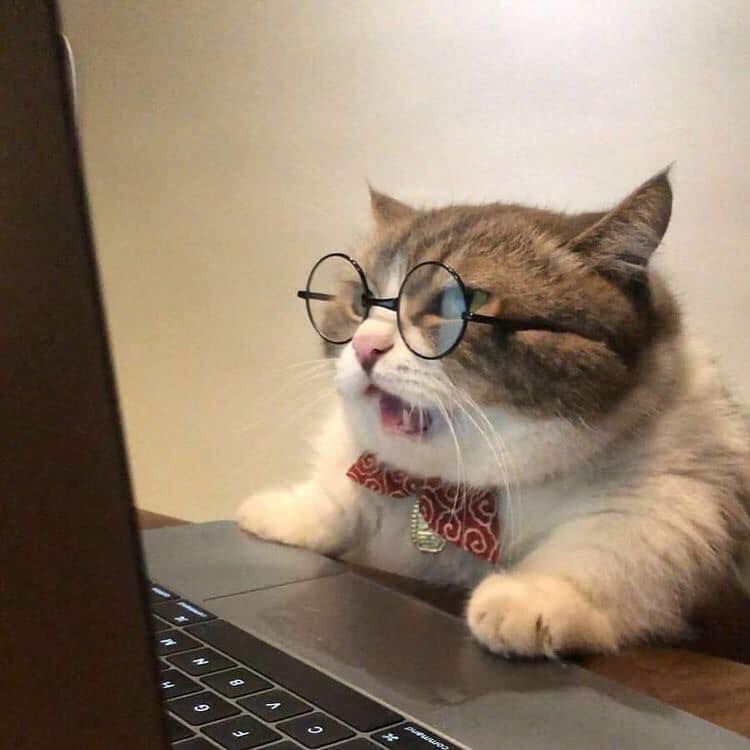
#> input picture BUOI6/vd/pic1.jpg, 750 x 750 px
$ python vidu2.py
#> lines starting #> are read from the running program, lines starting #| are printed output that depends on the picture
import cv2

import numpy as np
import matplotlib.pyplot as plt
img = cv2.imread('pic1.jpg',cv2.IMREAD_GRAYSCALE)
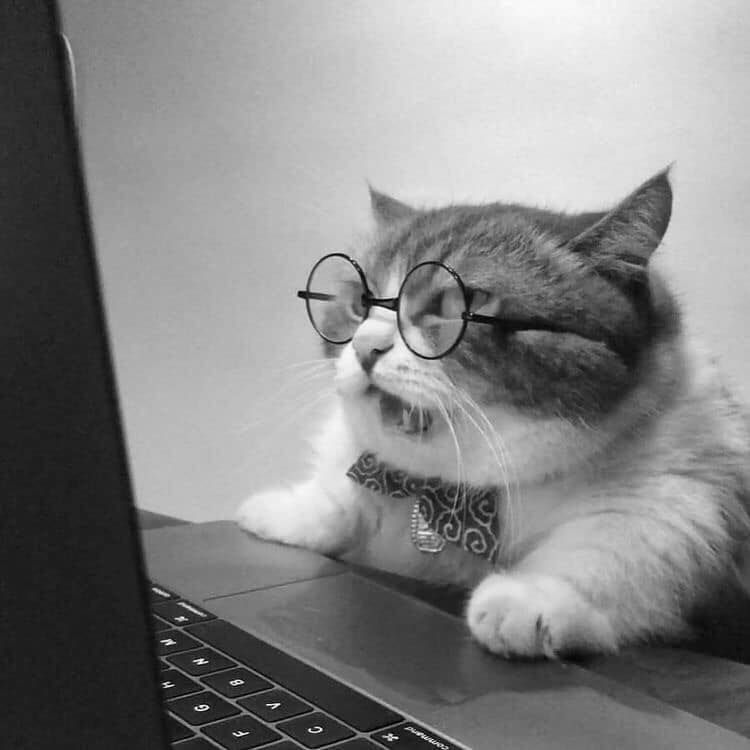
#> img: shape (750, 750); min 0, max 255, mean 130.4
a=float(input("Nhap a: "))
#> the answer given: 3
b=float(input("Nhap b: "))
#> the answer given: 3
half=cv2.resize(img,(0, 0), fx=a, fy=b)

x=int(input("Nhap khung1: "))
#> the answer given: 3
y=int(input("Nhap khung2: "))
#> the answer given: 3
bigger=cv2.resize(img,(x,y))
#> bigger = [[147, 208, 226], [175, 180, 48], [31, 66, 113]]

z=int(input("Nhap khung1: "))
#> the answer given: 3
t=int(input("Nhap khung2: "))
#> the answer given: 3
stretch_near = cv2.resize(img,(z,t), interpolation  = cv2.INTER_LINEAR)
#> stretch_near = [[147, 208, 226], [175, 180, 48], [31, 66, 113]]

Titles=["Original", "Half", "Bigger", "Interpolation Nearest"]
images=[img, half, bigger, stretch_near]
count=4
for i in range(count):
    plt.subplot(2, 2, i+1)
    plt.title(Titles[i])
    plt.imshow(images[i])

plt.show()
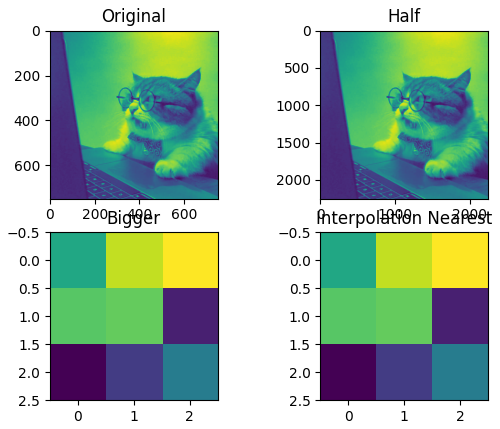
#> figure drawn by matplotlib, 4 panels
